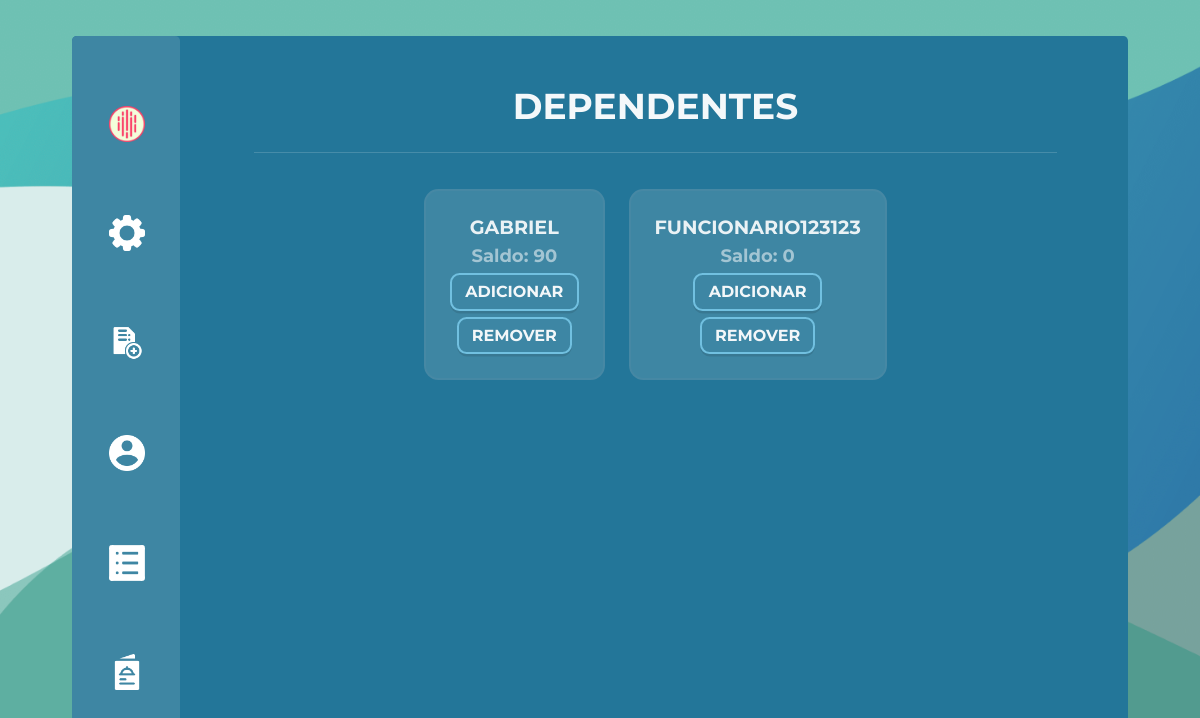
Before: /escolherDependente (signed in) with the older database file.
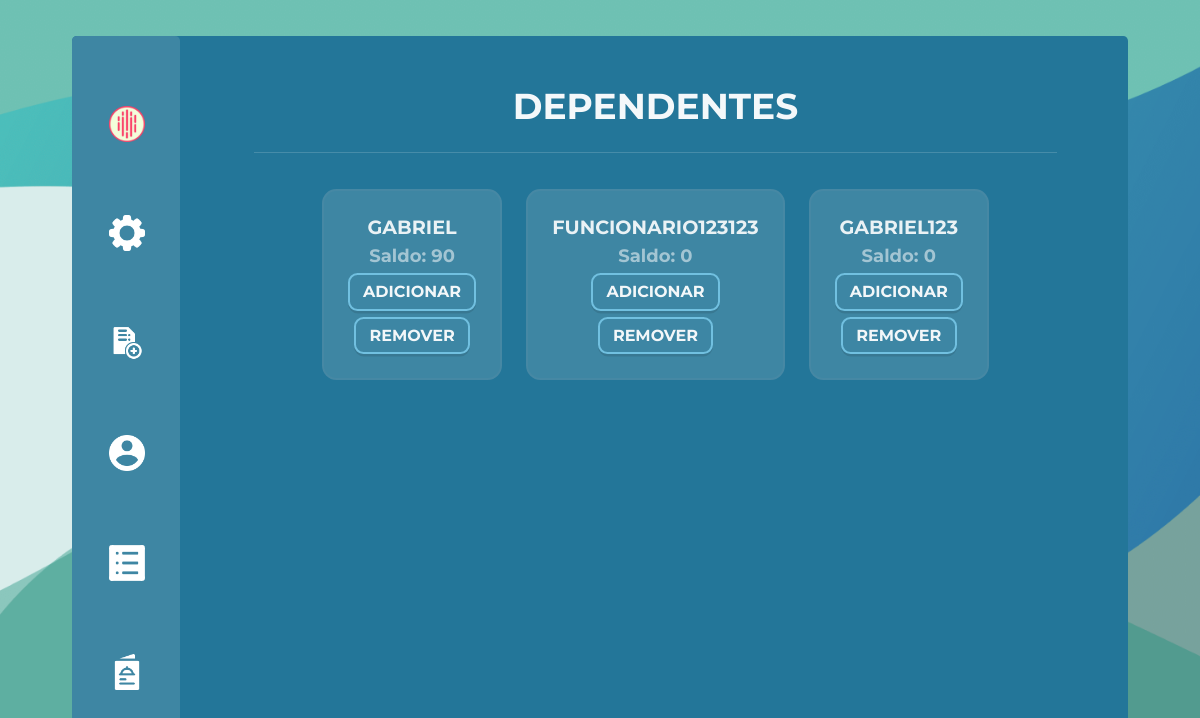
After: the same page with the newer database file.
### projeto/models.py (models this page shows, shortened)
class Dependente(db.Model, UserMixin):
    id = db.Column(db.Integer, primary_key=True, autoincrement=True)
    saldo = db.Column(db.Integer, nullable=False, unique=False, default=0)
    usuario = db.Column(db.String(length=30), nullable=False, unique=True)
    email = db.Column(db.String(length=30), nullable=False, unique=True)
    senha = db.Column(db.String(length=30), nullable=False)
    idResponsavel = db.Column(db.Integer)
    imagemPerfil = db.Column(db.LargeBinary)  # ATRIBUTO PARA IMAGEM
    user_type = 'dependente'
    @property
    def senhacrip(self):
        return self.senhacrip

### projeto/routes.py (the view)
@app.route('/escolherDependente', methods=['GET', 'POST'])
@login_required
@user_type_required("responsavel")
def escolherDependente():
    dependentes = Dependente.query.all()
    idAtual = current_user.id
    return render_template("ChoseDependent.html", dependentes=dependentes, idAtual=idAtual)

### projeto/models.py (called while the page is built)
@login_manager.user_loader
def load_user(user_id):
    user_type = session.get('user_type')
    if user_type == 'responsavel':
        return Responsavel.query.get(int(user_id))
    elif user_type == 'dependente':
        return Dependente.query.get(int(user_id))
    elif user_type == 'funcionario':
        return Funcionario.query.get(int(user_id))
    elif user_type == 'adm':
        return ADM.query.get(int(user_id))
    return None

### projeto/routes.py (called while the page is built)
def user_type_required(*allowed_types):
    def decorator(f):
        @wraps(f)
        def decorated_function(*args, **kwargs):
            if 'user_type' not in session or session['user_type'] not in allowed_types:
                flash("Você não tem permissão para acessar esta página. Faça login com a conta correta.")
                return redirect(url_for('login'))
            return f(*args, **kwargs)
        return decorated_function
    return decorator

### projeto/templates/ChoseDependent.html (shortened to what this page needs)
{% extends 'baseResponsavel.html'%}
{% block conteudo %}
<div class="bodyChoseDependent">
    <h1 class="titulo">DEPENDENTES</h1>
    <div class="linhaTitulo"></div>
    <form method="post">
        {% for dependente in dependentes %}
            {% if dependente.idResponsavel == idAtual %}
                <div class="boxChoseDependent">
                    <h1>{{ dependente.usuario }}</h1>
                    <h2>Saldo: {{ dependente.saldo }}</h2>
                    <a class="botoesChoseDependent" onclick="adicionarSaldoModalDepo({{dependente.id}})">ADICIONAR</a>
                    <a class="botoesChoseDependent" onclick="retirarSaldoModalDepo({{dependente.id}})">REMOVER</a>
                </div>
            {% endif %}
        {% endfor %}
    </form>
</div>
{%endblock%}

### projeto/templates/baseResponsavel.html (shortened to what this page needs)
    <!DOCTYPE html>
<html lang="en">
<head>
    <link rel="stylesheet" href="{{url_for('static', filename='style.css')}}">
    <link rel="stylesheet" src="https://cdn.jsdelivr.net/npm/bootstrap@5.3.2/dist/css/bootstrap.min.css">
</head>
<body>
    <div class="container">
        <div class="sidebarResponsavel">
            <div><a href="{{url_for('homeResponsavel')}}"><img src="{{url_for('static', filename='imagens/RealLove.png')}}"><p style="text-align:center">MySnack</a></p></div>
            <div><a href="{{url_for('adicionarDependente')}}"><img src="{{url_for('static', filename='imagens/config.png')}}"><p>CADASTRAR</a></p></div>
            <div><a href="{{url_for('escolherDependente')}}"><img src="{{url_for('static', filename='imagens/registro.png')}}"><p>GERENCIAR</a></p></div>
            <div><a href="{{url_for('PerfilPage')}}"><img src="{{url_for('static', filename='imagens/botaoPerfil.png')}}"><p>CONTA</a></p></div>
            <div><a href="{{url_for('historico')}}"><img src="{{url_for('static', filename='imagens/Historico.svg')}}"><p>HISTÓRICO</a></p></div>
            <div><a href="{{url_for('cardapio')}}"><img src="{{url_for('static', filename='imagens/cardapio.png')}}"><p>CARDÁPIO</a></p></div>
        </div>
        <div class="bodyBaseResponsavel">
            {%block conteudo%}
            {%endblock%}
        </div>
    </div>
</body>
</html>

### projeto/static/style.css (style rules this page uses)
* { padding: 0; margin: 0; font-family: "Montserrat"; font-weight: bold; color: #ffffffef; }
.bodyChoseDependent { text-align: center; display: flex; flex-direction: column; align-items: center; }
.bodyChoseDependent .titulo { margin-top: 4vw; font-size: 3vw; color: rgba(255, 255, 255, 0.952); }
.bodyChoseDependent form { display: flex; flex-direction: row; flex-wrap: wrap; justify-content: center; gap:2vw; }
.linhaTitulo { margin-top: 2vw; margin-bottom: 3vw; height: 0.1vw; width: 85%; background-color: rgba(255, 255, 255, 0.158); }
.boxChoseDependent h1, .boxPedido h1, .boxPedidoMaior h1 { text-transform: uppercase; font-size: 1.6vw; color: rgba(255, 255, 255, 0.89); }
.boxChoseDependent h2, .boxChoseLanche h2, .boxPedido h2, .boxPedidoMaior h2 { font-size: 1.5vw; color: #ffffff86; }
.boxChoseDependent, .boxChoseLanche { flex-grow: 0; padding: 2vw; border: hsl(198, 40%, 46%) solid 0.2vw; background-color: hsl(197, 45%, 44%); display: flex; flex-direction: column; border-radius: 1.2vw; justify-content:center; align-items: center; gap:0.5vw; }
body { background-color: rgb(112, 112, 112); height: calc(100vh - var(--margin-principal) * 2) !important; background-image: url(imagens/FotoFundo1.png); background-size: cover; height: 100vh; overflow-y: hidden; }
:root { --margin-principal: 3vw; --margin-principal-inline: 4vw; }
a { text-decoration: none; }
.container { display: flex; flex-direction: row; height: calc(100vh - var(--margin-principal) * 2); margin-top: var(--margin-principal); margin-inline: var(--margin-principal-inline); margin-bottom: var(--margin-principal); background-color: #237699; overflow: auto; border-radius: 0.4vw; }
.container { width: 88%; margin-inline: auto; }
.botoesChoseDependent { background-color: hsla(197, 45%, 44%, 0.288); border: solid hsl(197, 64%, 66%) 0.2vw; padding: 0.6vw; box-shadow:rgba(0, 0, 0, 0.1) 0px 0.2vw; padding-inline: 1.1vw; border-radius: 0.8vw; }
form { display: flex; flex-direction: column; }
.sidebarResponsavel { display: flex; flex-direction: column; width: 9%; background-color: hsl(197, 45%, 44%); position: absolute; border-radius: 0.4vw; height: calc(100vh - var(--margin-principal) * 2); justify-content: space-evenly; align-items: center; }
.bodyBaseResponsavel { margin-left: 10.5%; width: 90%; }
.sidebarResponsavel { transition: 0.7s; align-items: center; align-items: flex-start; }
.sidebarResponsavel div { margin-left: 3.1vw; gap: 1vw; }
.sidebarResponsavel div { display: flex; align-items: center; }
.sidebarResponsavel img { width: 3vw; height: 3vw; }

Changed rows visible on the page:
added Dependente: usuario "GABRIEL123", saldo "0"
